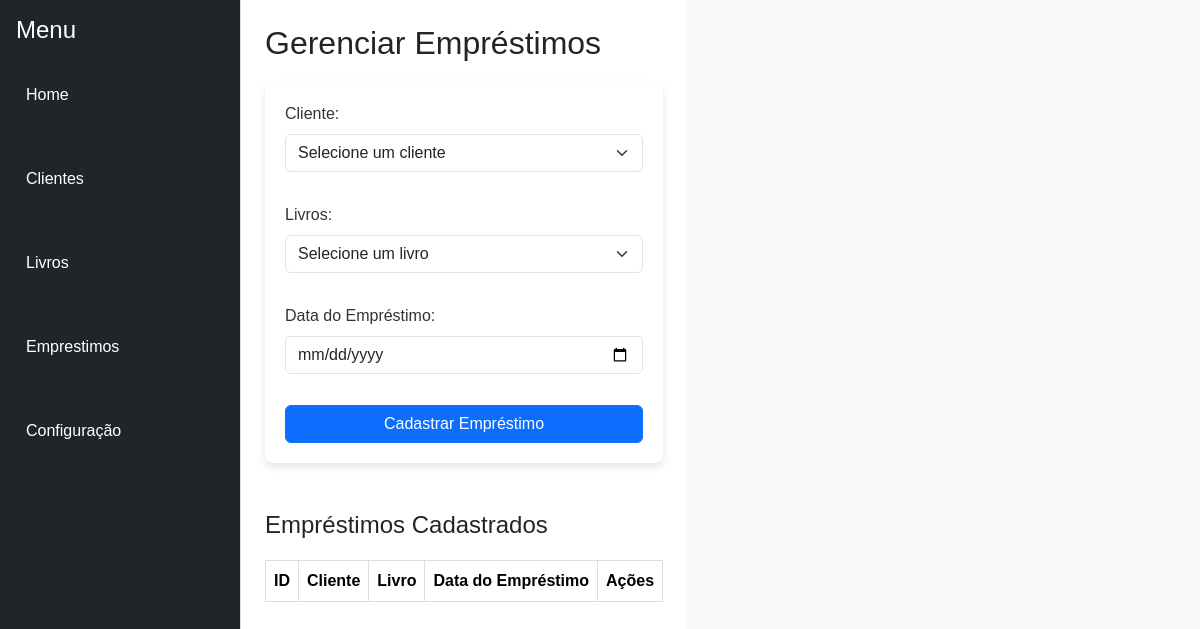
The app's page /emprestimos, older data.
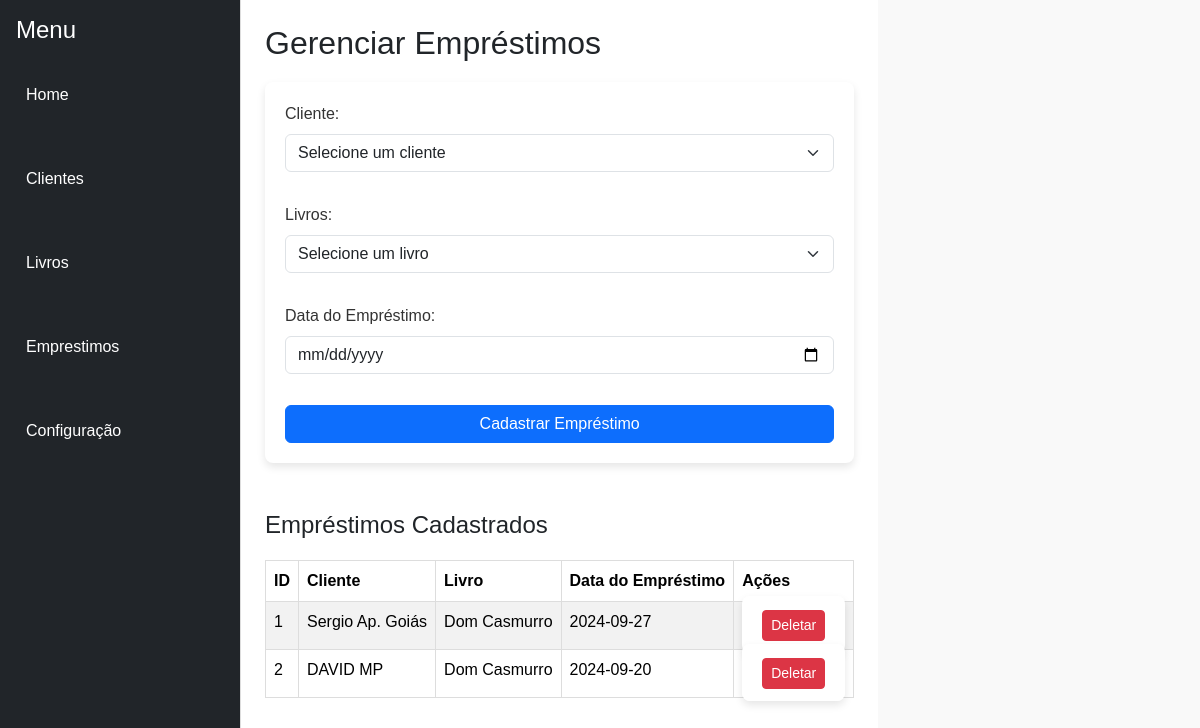
The same page, newer data.
### models.py (models this page shows, shortened)
class Emprestimo(db.Model):
    __tablename__ = 'emprestimos'
    id = db.Column(db.Integer, primary_key=True)
    cliente_id = db.Column(db.Integer, ForeignKey('cliente.id'), nullable=False)
    livro_id = db.Column(db.Integer, ForeignKey('livros.id'), nullable=False)
    data_emprestimo = db.Column(db.Date, nullable=False)
    cliente = db.relationship('Cliente', back_populates='emprestimos')
    livros = db.relationship('Livro', back_populates='emprestimos')

class Cliente(db.Model):
    __tablename__ = 'cliente'
    id = db.Column(db.Integer, primary_key=True)
    nome_completo = db.Column(db.String(100), nullable=False)
    data_nascimento = db.Column(db.String(10), nullable=False)
    identidade = db.Column(db.String(50), nullable=False)
    cidade = db.Column(db.String(50), nullable=False)
    profissao = db.Column(db.String(50), nullable=False)
    escolaridade = db.Column(db.String(50), nullable=False)
    data_cadastro = db.Column(db.DateTime, default=datetime.utcnow)
    emprestimos = relationship('Emprestimo', back_populates='cliente')

class Livro(db.Model):
    __tablename__ = 'livros'
    id = db.Column(db.Integer, primary_key=True)
    titulo = db.Column(db.String(200), nullable=False)
    autor = db.Column(db.String(100), nullable=False)
    data_publicacao = db.Column(db.Date, nullable=False)
    genero = db.Column(db.String(50), nullable=False)
    isbn = db.Column(db.String(20), unique=True, nullable=False)
    emprestimos = relationship('Emprestimo', back_populates='livros')

### app.py (the view, shortened to what this page needs)
@app.route('/emprestimos', methods=['GET', 'POST'])
def emprestimos():
    print("Acessou a rota de empréstimos")
    emprestimos = Emprestimo.query.all()
    clientes = Cliente.query.all()
    livros = Livro.query.all()
    return render_template('emprestimos.html', emprestimos=emprestimos, clientes=clientes, livros=livros)

### templates/emprestimos.html (shortened to what this page needs)
{% extends 'index.html' %}
{% block content %}
<h1 class="h2">Gerenciar Empréstimos</h1>
<form method="POST">
    <div class="mb-3">
        <label for="cliente_id" class="form-label">Cliente:</label>
        <select name="cliente_id" id="cliente_id" class="form-select" required>
            <option value="" disabled selected>Selecione um cliente</option>
        </select>
    </div>
    <div class="mb-3">
        <label for="livro_id" class="form-label">Livros:</label>
        <select name="livro_id" id="livro_id" class="form-select" required>
            <option value="" disabled selected>Selecione um livro</option>
        </select>
    </div>
    <div class="mb-3">
        <label for="data_emprestimo" class="form-label">Data do Empréstimo:</label>
        <input type="date" name="data_emprestimo" id="data_emprestimo" class="form-control" required>
    </div>
    <button type="submit" class="btn btn-primary">Cadastrar Empréstimo</button>
</form>
<h2 class="h4 mt-5">Empréstimos Cadastrados</h2>
<table class="table table-striped">
    <thead>
        <tr>
            <th>ID</th>
            <th>Cliente</th>
            <th>Livro</th>
            <th>Data do Empréstimo</th>
            <th>Ações</th>
        </tr>
    </thead>
    <tbody>
        {% for emprestimo in emprestimos %}
            <tr>
                <td>{{ emprestimo.id }}</td>
                <td>{{ emprestimo.cliente.nome_completo }}</td>
                <td>{{ emprestimo.livros.titulo }}</td>
                <td>{{ emprestimo.data_emprestimo.strftime('%Y-%m-%d') }}</td>
                <td>
                    <form action="{{ url_for('deletar_emprestimo', id=emprestimo.id) }}" method="POST" style="display:inline;">
                        <button type="submit" class="btn btn-danger btn-sm">Deletar</button>
                    </form>
                </td>
            </tr>
        {% endfor %}
    </tbody>
</table>
{% endblock %}

### templates/index.html (shortened to what this page needs)
<!DOCTYPE html>
<html lang="pt-BR">
<head>
    <link href="https://cdn.jsdelivr.net/npm/bootstrap@5.3.3/dist/css/bootstrap.min.css" rel="stylesheet">
    <link rel="stylesheet" href="{{ url_for('static', filename='index.css') }}">
</head>
<body>
    <div class="d-flex">
        <aside class="sidebar bg-dark text-white p-3" style="min-width: 240px;">
            <h2 class="h4">Menu</h2>
            <ul class="nav flex-column">
                <li class="nav-item">
                    <a class="nav-link text-white" href="/">Home</a>
                </li>
                <li class="nav-item">
                    <a class="nav-link text-white" href="/clientes">Clientes</a>
                </li>
                <li class="nav-item">
                    <a class="nav-link text-white" href="/livros">Livros</a>
                </li>
                <li class="nav-item">
                    <a class="nav-link text-white" href="/emprestimos">Emprestimos</a>
                </li>
                <li class="nav-item">
                    <a class="nav-link text-white" href="/configuracao">Configuração</a>
                </li>
            </ul>
        </aside>
        <main class="content flex-grow-1 p-4">
            {% block content %}{% endblock %}
        </main>
    </div>
</body>
</html>

### static/index.css (style rules this page uses)
* { margin: 0; padding: 0; box-sizing: border-box; }
body { font-family: Arial, sans-serif; background-color: #f9f9f9; display: flex; height: 100vh; }
.sidebar { width: 240px; background-color: #333; color: #fff; padding: 20px; position: fixed; height: 100%; overflow: auto; }
.sidebar ul { list-style: none; padding: 0; }
.sidebar ul li { margin: 20px 0; }
.sidebar ul li a { color: #fff; text-decoration: none; font-size: 16px; display: block; padding: 10px; border-radius: 5px; }
.content { margin-left: 240px; padding: 20px; flex: 1; background-color: #fff; border-left: 1px solid #ddd; overflow-y: auto; }
form { margin: 20px 0; display: flex; flex-direction: column; width: 100%; max-width: 600px; background-color: #fff; padding: 20px; border-radius: 8px; box-shadow: 0 4px 8px rgba(0, 0, 0, 0.1); }
form label { margin-bottom: 5px; color: #333; }
form input, form select { margin-bottom: 15px; padding: 10px; font-size: 14px; border: 1px solid #ddd; border-radius: 4px; width: 100%; }
form button { padding: 10px; background-color: #333; color: #fff; border: none; border-radius: 4px; font-size: 16px; cursor: pointer; }
table { width: 100%; border-collapse: collapse; margin-top: 20px; }
table th, table td { border: 1px solid #ddd; padding: 10px; text-align: left; }
table th { background-color: #f4f4f4; color: #333; }

Row changes from the older to the newer data that the page shows:
added Emprestimo: id "1", cliente.nome_completo "Sergio Ap. Goiás", livros.titulo "Dom Casmurro", data_emprestimo "2024-09-27"
added Emprestimo: id "2", cliente.nome_completo "DAVID MP", livros.titulo "Dom Casmurro", data_emprestimo "2024-09-20"
